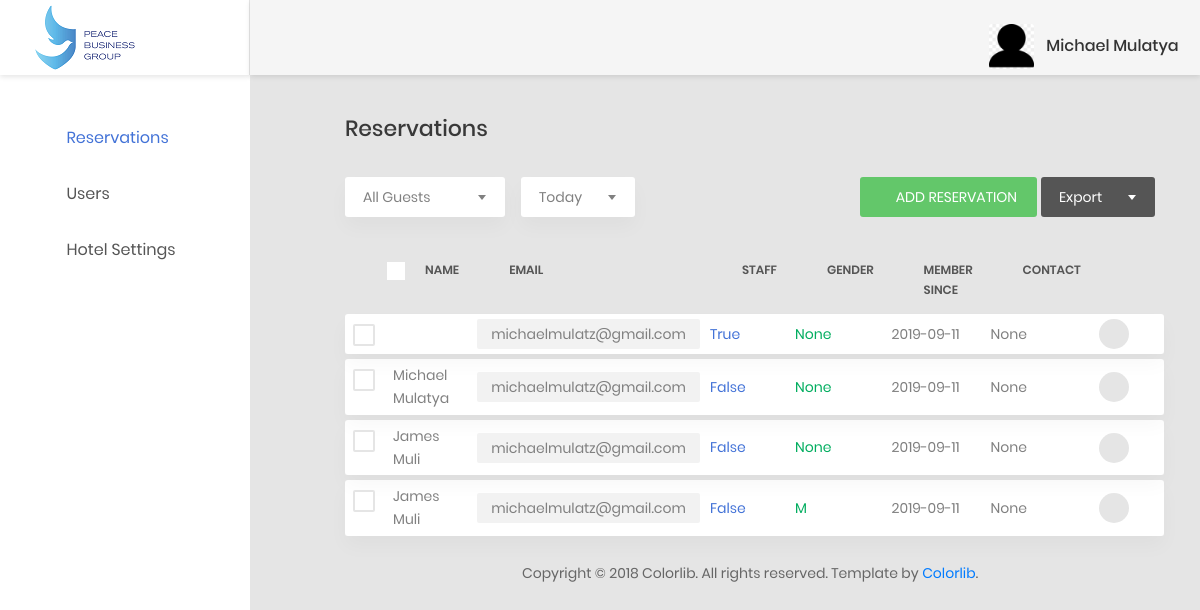
Before: /reservations/admin/users/ (signed in) with the older database file.
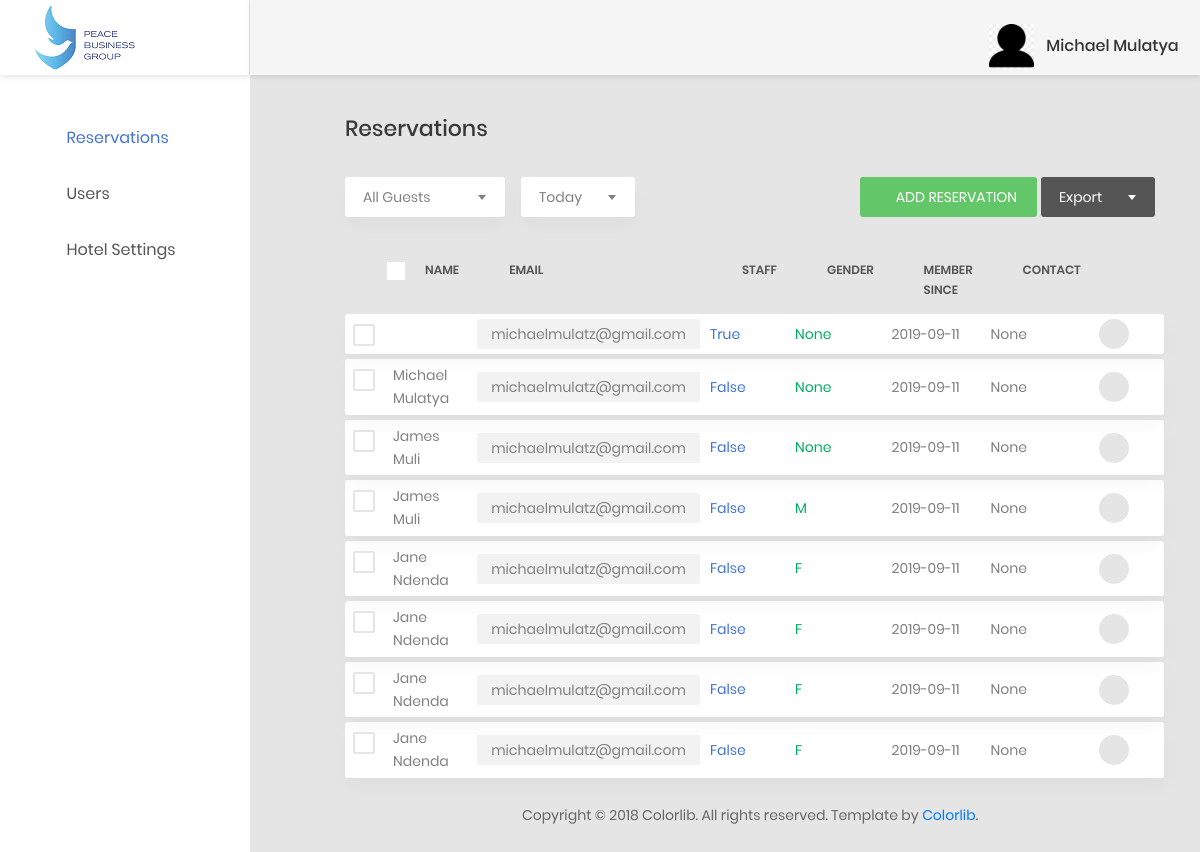
After: the same page with the newer database file.
### reservations/models.py (models this page shows, shortened)
class Pbguser(models.Model):
	user = models.OneToOneField(
		User,
		default=None,
		null=True,
		on_delete=models.CASCADE)
	gender_choices = [('M','Male'),('F','Female')]
	gender = models.CharField(
		choices=gender_choices,
		max_length=1,
		default=None,
		null=True
		)
	phone_number = models.CharField(max_length=50,
		null=True)

### reservations/views.py (the view)
# urls.py: path('admin/users/',views.userslist,name='users'),
@login_required()
def userslist(request):
	users = Pbguser.objects.all()
	return render(request,'reservations/admin/users.html',{'users':users})

### reservations/templates/reservations/admin/users.html (shortened to what this page needs)
{% extends "reservations/admin/base.html" %}
{% block maincontent %}
    <div class="row">
                            <div class="col-md-12">
                                <h3 class="title-5 m-b-35">reservations</h3>
                                <div class="table-data__tool">
                                    <div class="table-data__tool-left">
                                        <div class="rs-select2--light rs-select2--md">
                                        </div>
                                        <div class="rs-select2--light rs-select2--sm">
                                        </div>
                                    </div>
                                    <div class="table-data__tool-right">
                                        <a href="{% url 'reservations:index' %}" class="au-btn au-btn-icon au-btn--green au-btn--small">
                                            <i class="zmdi zmdi-plus"></i>add reservation</a>
                                        <div class="rs-select2--dark rs-select2--sm rs-select2--dark2">
                                        </div>
                                    </div>
                                </div>
                                <div class="table-responsive table-responsive-data2">
                                    <table class="table table-data2">
                                        <thead>
                                            <tr>
                                                <th>
                                                    <label class="au-checkbox">
                                                        <span class="au-checkmark"></span>
                                                    </label>
                                                </th>
                                                <th>name</th>
                                                <th>email</th>
                                                <th>staff</th>
                                                <th>gender</th>
                                                <th>member since</th>
                                                <th>contact</th>
                                                <th></th>
                                            </tr>
                                        </thead>
                                        <tbody>
                                            {% for user in users %}
                                                <tr class="tr-shadow">
                                                    <td>
                                                        <label class="au-checkbox">
                                                            <span class="au-checkmark"></span>
                                                        </label>
                                                    </td>
                                                    <td>{{ user.user.get_full_name }}</td>
                                                    <td>
                                                        <span class="block-email">{{ user.user.email }}</span>
                                                    </td>
                                                    <td class="desc">{{ user.user.is_staff }}</td>
                                                    <td>
                                                        <span class="status--process">{{ user.gender }}</span>
                                                    </td>
                                                    <td>
                                                        {{ user.user.date_joined|date:"Y-m-d" }}
                                                    </td>
                                                    <td>{{ user.phone_number }}</td>
                                                    <td>
                                                            <a href="{% url 'admin:reservations_pbguser_change' user.id %}" class="table-data-feature">
                                                                <button class="item" data-toggle="tooltip" data-placement="top" title="Edit">
                                                                    <i class="zmdi zmdi-edit"></i>
                                                                </button>
                                                            </a>
                                                    </td>
                                                </tr>
                                                <tr class="spacer"></tr>
                                            {% endfor %}
                                            </tbody>
                                    </table>
                                </div>
                            </div>
                        </div>
{% endblock %}

### reservations/templates/reservations/admin/base.html (shortened to what this page needs)
{% load static %}
<!DOCTYPE html>
<html lang="en">
<head>
    <link href="{% static 'reservations/css/font-face.css' %}" rel="stylesheet" media="all">
    <link href="{% static 'reservations/vendor/font-awesome-4.7/css/font-awesome.min.css' %}" rel="stylesheet" media="all">
    <link href="{% static 'reservations/vendor/font-awesome-5/css/fontawesome-all.min.css' %}" rel="stylesheet" media="all">
    <link href="{% static 'reservations/vendor/mdi-font/css/material-design-iconic-font.min.css' %}" rel="stylesheet" media="all">
    <link href="{% static 'reservations/vendor/bootstrap/bootstrap.min.css' %}" rel="stylesheet" media="all">
    <link href="{% static 'reservations/vendor/animsition/animsition.min.css' %}" rel="stylesheet" media="all">
    <link href="{% static 'reservations/vendor/bootstrap-progressbar/bootstrap-progressbar-3.3.4.min.css' %}" rel="stylesheet" media="all">
    <link href="{% static 'reservations/vendor/wow/animate.css' %}" rel="stylesheet" media="all">
    <link href="{% static 'reservations/vendor/css-hamburgers/hamburgers.min.css' %}" rel="stylesheet" media="all">
    <link href="{% static 'reservations/vendor/slick/slick.css' %}" rel="stylesheet" media="all">
    <link href="{% static 'reservations/vendor/select2/select2.min.css' %}" rel="stylesheet" media="all">
    <link href="{% static 'reservations/vendor/perfect-scrollbar/perfect-scrollbar.css' %}" rel="stylesheet" media="all">
    <link rel="stylesheet" type="text/css" href="https://cdn.datatables.net/v/dt/dt-1.10.18/datatables.min.css"/>
    <link href="{% static 'reservations/css/theme.css' %}" rel="stylesheet" media="all">
    <link href="{% static 'reservations/css/updates.css' %}" rel="stylesheet" media="all">
</head>
<body class="animsition">
    <div class="page-wrapper">
        <aside class="menu-sidebar d-none d-lg-block">
            <div class="logo">
                <a href="{% url 'reservations:index' %}">
                    <img src="{% static 'reservations/images/pbglogo.mini.png' %}" alt="PBG Admin" />
                </a>
            </div>
            <div class="menu-sidebar__content js-scrollbar1">
                <nav class="navbar-sidebar">
                    <ul class="list-unstyled navbar__list">
                        <li class="active has-sub">
                            <a class="js-arrow" href="#">
                                <i class="fas fa-tachometer-alt"></i>Reservations</a>
                        </li>
                        <li>
                            <a href="{% url 'reservations:users' %}">
                                <i class="fas fa-chart-bar"></i>Users</a>
                        </li>
                        <li>
                            <a href="{% url 'admin:index' %}" target="_blank">
                                <i class="fas fa-chart-bar"></i>Hotel Settings</a>
                        </li>
                    </ul>
                </nav>
            </div>
        </aside>
        <div class="page-container">
            <header class="header-desktop">
                <div class="section__content section__content--p30">
                    <div class="container-fluid">
                        <div class="header-wrap">
                            <div class="header-button">
                                <div class="account-wrap">
                                    <div class="account-item clearfix js-item-menu">
                                        <div class="image">
                                            <img src="{% static 'reservations/images/icon/avatar-01.jpg' %}" alt="John Doe" />
                                        </div>
                                        <div class="content">
                                            <a class="js-acc-btn" href="#">{{ user.get_full_name }}</a>
                                        </div>
                                    </div>
                                </div>
                            </div>
                        </div>
                    </div>
                </div>
            </header>
            <div class="main-content">
                <div class="section__content section__content--p30">
                     <div class="container-fluid">
                        {% block maincontent %}{% endblock %}
                            <div class="row">
                                <div class="col-md-12">
                                    <div class="copyright">
                                        <p>Copyright © 2018 Colorlib. All rights reserved. Template by <a href="https://colorlib.com">Colorlib</a>.</p>
                                    </div>
                                </div>
                            </div>
                    </div>
                </div>
            </div>
        </div>
    </div>
</body>
</html>

### reservations/static/reservations/css/updates.css (style rules this page uses)
.header-button { position: absolute; right: 4px; top:-14px; }
.menu-sidebar { width: 250px; }
.menu-sidebar .logo { background: #ffffff; }
.header-desktop { left: 250px; }
.table-data2.table tbody td { padding:5px 2px 5px 8px; }
.table-data2.table tbody tr { margin-top: 10px !important; }
,.table-earning tbody td { padding: 3px 10px; }

Changed rows visible on the page:
added Pbguser: user.get_full_name "Jane Ndenda", user.email "michaelmulatz@gmail.com", user.is_staff "False", gender "F", user.date_joined "2019-09-11", phone_number "None"
added Pbguser: user.get_full_name "Jane Ndenda", user.email "michaelmulatz@gmail.com", user.is_staff "False", gender "F", user.date_joined "2019-09-11", phone_number "None"
added Pbguser: user.get_full_name "Jane Ndenda", user.email "michaelmulatz@gmail.com", user.is_staff "False", gender "F", user.date_joined "2019-09-11", phone_number "None"
added Pbguser: user.get_full_name "Jane Ndenda", user.email "michaelmulatz@gmail.com", user.is_staff "False", gender "F", user.date_joined "2019-09-11", phone_number "None"
